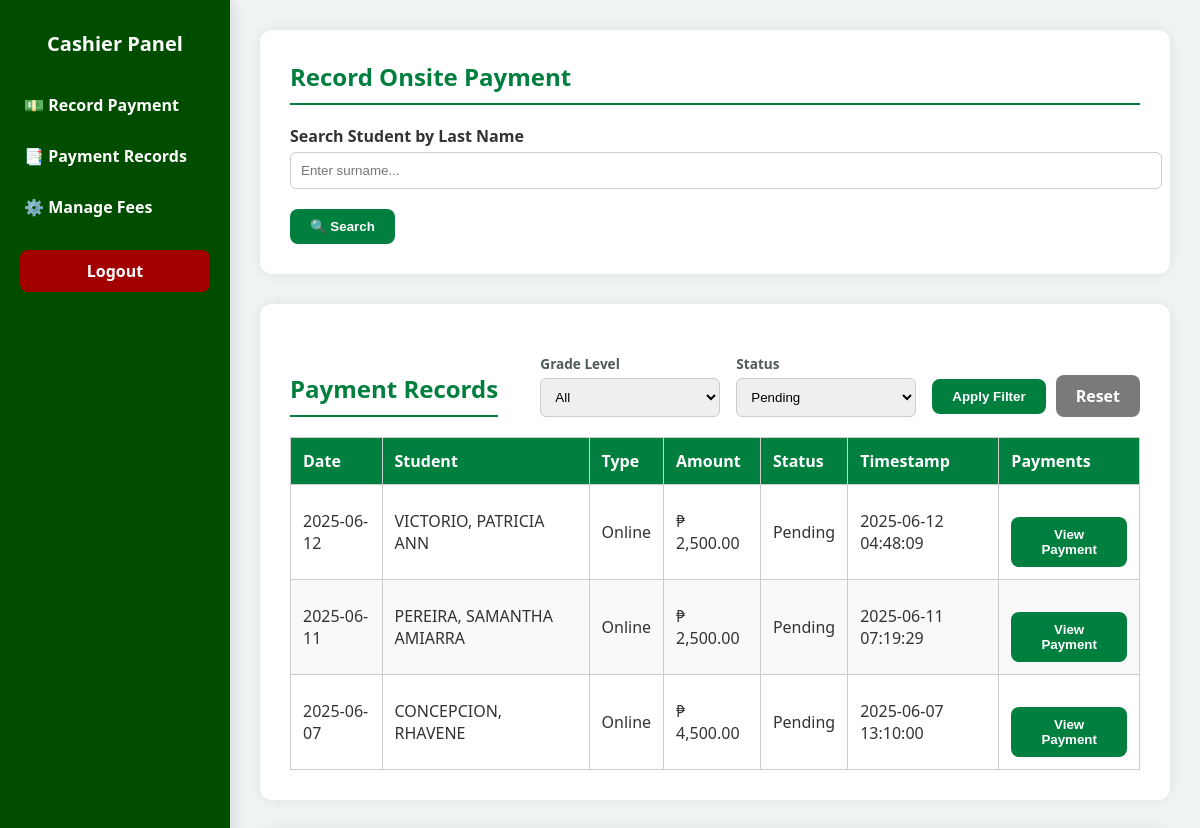
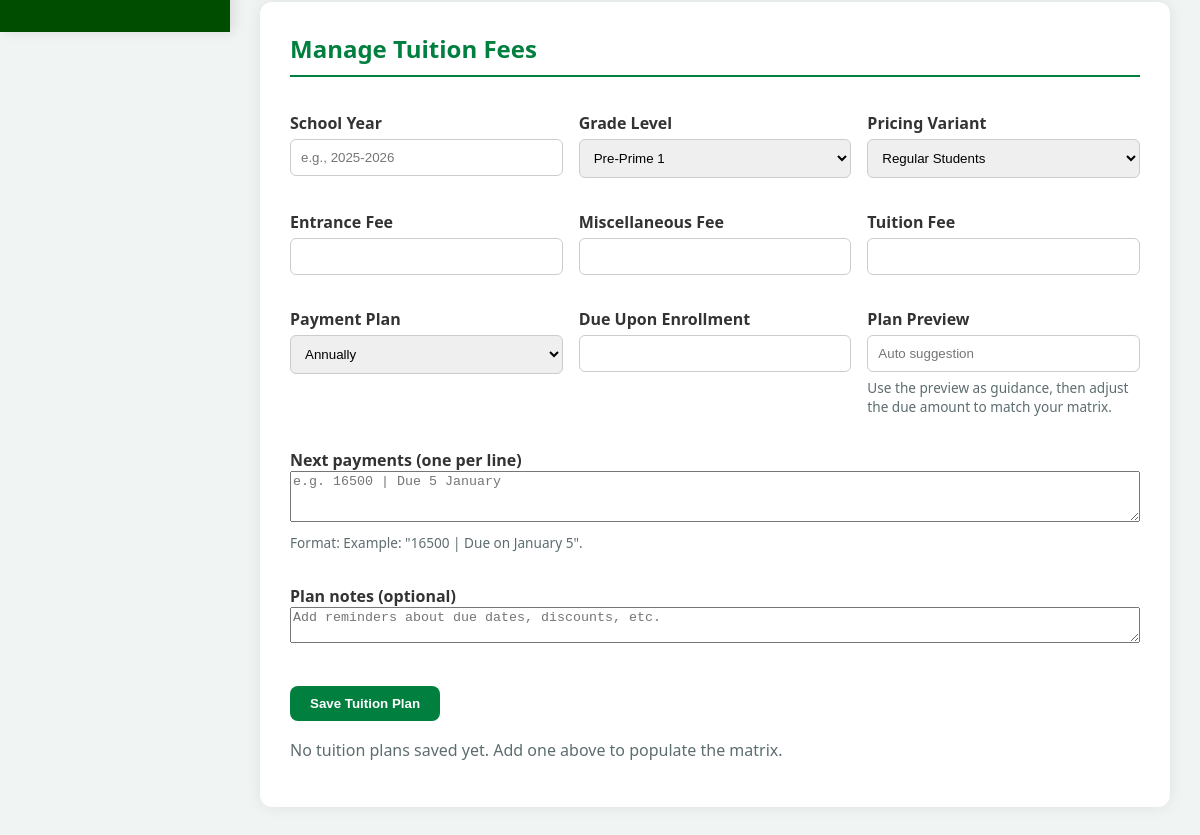
Page /Cashier/cashier_dashboard.php?filter_status=pending on the earlier database version (2 pictures, top to bottom).
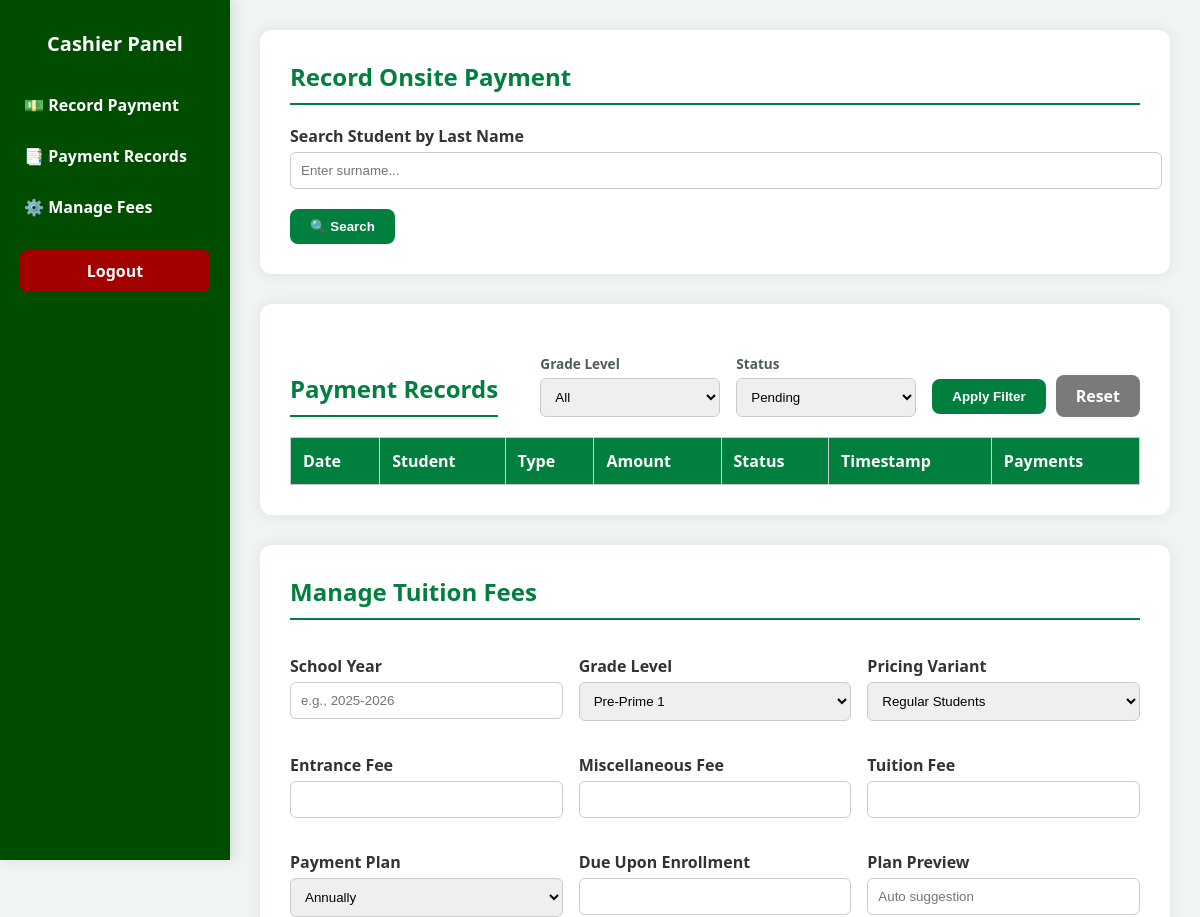
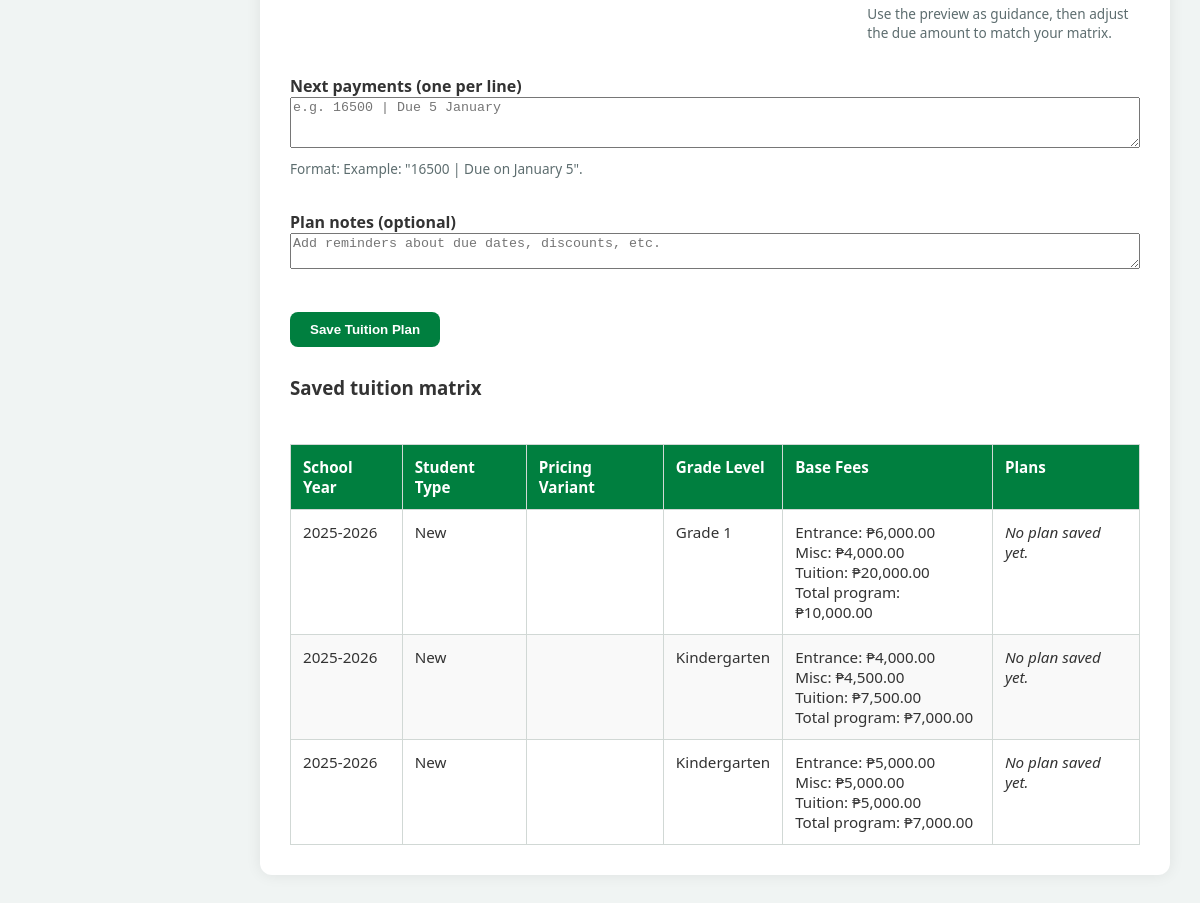
Same page on the later database version (2 pictures, top to bottom).
### tables this page shows
CREATE TABLE `student_payments` (
  `id` int(11) NOT NULL,
  `student_id` varchar(20) DEFAULT NULL,
  `firstname` varchar(100) DEFAULT NULL,
  `lastname` varchar(100) DEFAULT NULL,
  `payment_type` varchar(100) NOT NULL,
  `amount` decimal(10,2) NOT NULL,
  `payment_status` enum('pending','paid','declined') NOT NULL DEFAULT 'pending',
  `payment_date` date DEFAULT NULL,
  `created_at` timestamp NOT NULL DEFAULT CURRENT_TIMESTAMP,
  `reference_number` varchar(100) DEFAULT NULL,
  `or_number` varchar(100) DEFAULT NULL,
  `screenshot_path` varchar(255) DEFAULT NULL,
  `screenshot` varchar(255) DEFAULT NULL
);

CREATE TABLE `students_registration` (
  `id` int(11) NOT NULL,
  `student_number` varchar(50) DEFAULT NULL,
  `year` varchar(50) NOT NULL,
  `course` varchar(50) DEFAULT NULL,
  `lrn` varchar(50) NOT NULL,
  `lastname` varchar(100) NOT NULL,
  `firstname` varchar(100) NOT NULL,
  `middlename` varchar(100) NOT NULL,
  `specaddress` varchar(255) NOT NULL,
  `brgy` varchar(100) NOT NULL,
  `city` varchar(100) NOT NULL,
  `mother` varchar(100) NOT NULL,
  `father` varchar(100) NOT NULL,
  `gname` varchar(100) DEFAULT NULL,
  `sex` varchar(10) NOT NULL,
  `dob` date NOT NULL,
  `religion` varchar(50) NOT NULL,
  `emailaddress` varchar(100) NOT NULL,
  `contactno` varchar(20) NOT NULL,
  `schooltype` varchar(50) NOT NULL,
  `sname` varchar(255) DEFAULT NULL,
  `created_at` timestamp NOT NULL DEFAULT CURRENT_TIMESTAMP,
  `enrollment_status` enum('waiting','enrolled') DEFAULT 'waiting',
  `student_type` varchar(10) DEFAULT NULL,
  `academic_status` varchar(50) NOT NULL DEFAULT '',
  `portal_status` enum('pending','activated') DEFAULT 'pending',
  `section` varchar(100) DEFAULT NULL,
  `adviser` varchar(100) DEFAULT NULL
);

CREATE TABLE `tuition_fees` (
  `id` int(11) NOT NULL,
  `school_year` varchar(20) NOT NULL,
  `student_type` enum('new','old') NOT NULL,
  `grade_level` varchar(50) NOT NULL,
  `entrance_fee` decimal(10,2) DEFAULT NULL,
  `miscellaneous_fee` decimal(10,2) DEFAULT NULL,
  `tuition_fee` decimal(10,2) DEFAULT NULL,
  `monthly_payment` decimal(10,2) DEFAULT NULL,
  `total_upon_enrollment` decimal(10,2) DEFAULT NULL,
  `updated_at` timestamp NOT NULL DEFAULT CURRENT_TIMESTAMP ON UPDATE CURRENT_TIMESTAMP
);

### Cashier/cashier_dashboard_logic.php (called while the page is built, shortened)
<?php
function cashier_dashboard_table_exists(mysqli $conn, string $table): bool
{
    $stmt = $conn->prepare('SELECT 1 FROM information_schema.TABLES WHERE TABLE_SCHEMA = DATABASE() AND TABLE_NAME = ? LIMIT 1');
    $stmt->bind_param('s', $table);
    $stmt->execute();
    $stmt->store_result();
    $exists = $stmt->num_rows > 0;
    return $exists;
}
function cashier_dashboard_fetch_tuition_packages(mysqli $conn): array
{
    $packages = [];
    $result = $conn->query('SELECT * FROM tuition_fees ORDER BY school_year DESC, grade_level ASC');
    if ($result) {
        while ($row = $result->fetch_assoc()) {
            $row['plans'] = [];
            $packages[(int) $row['id']] = $row;
        }
    }
    if (!$packages) {
        return [];
    }
    $ids = implode(',', array_map('intval', array_keys($packages)));
    if (!cashier_dashboard_table_exists($conn, 'tuition_fee_plans')) {
        return array_values($packages);
    }
    return array_values($packages);
}
function cashier_dashboard_fetch_payments(mysqli $conn): mysqli_result
{
    $filter_sql = 'WHERE 1=1';
    if (!empty($_GET['filter_status'])) {
        $filter_status = $conn->real_escape_string((string) $_GET['filter_status']);
        $filter_sql .= " AND sp.payment_status = '$filter_status'";
    }
    $sql = "
        SELECT sp.*, sr.firstname, sr.lastname
        FROM student_payments sp
        JOIN students_registration sr ON sr.id = sp.student_id
        $filter_sql
        ORDER BY sp.created_at DESC
    ";
    return $conn->query($sql);
}

### Cashier/cashier_dashboard.php (the view, shortened to what the changed rows need)
<?php
include __DIR__ . '/../db_connection.php';
require_once __DIR__ . '/cashier_dashboard_logic.php';
$payments = cashier_dashboard_fetch_payments($conn);
$planOptions = cashier_dashboard_plan_labels();
$tuitionPackages = cashier_dashboard_fetch_tuition_packages($conn);
$pricingCategories = [
  'regular' => 'Regular Students',
  'fwc' => 'FWC Member',
  'esc' => 'ESC / Government Subsidy',
  'other' => 'Other / Custom',
];
$studentTypeLabels = [
  'all' => 'All Students',
  'new' => 'New',
  'old' => 'Old',
];
$gradeOptions = [
  'preprime1' => 'Pre-Prime 1',
  'preprime2' => 'Pre-Prime 2',
  'kindergarten' => 'Kindergarten',
  'grade1' => 'Grade 1',
  'grade2' => 'Grade 2',
  'grade3' => 'Grade 3',
  'grade4' => 'Grade 4',
  'grade5' => 'Grade 5',
  'grade6' => 'Grade 6',
  'grade7' => 'Grade 7',
  'grade8' => 'Grade 8',
  'grade9' => 'Grade 9',
  'grade10' => 'Grade 10',
  'grade11' => 'Grade 11',
  'grade12' => 'Grade 12',
];
?>
<!DOCTYPE html>
<html lang="en">
<head>
   <link rel="stylesheet" href="cashier_dashboard.css">
</head>
<body>
<div class="sidebar">
  <h1>Cashier Panel</h1>
</div>
<div class="main-content">
  <div class="section-card" id="record">
    <h2>Record Onsite Payment</h2>
  </div>
  <div class="section-card" id="records">
    <div class="records-header">
      <h2>Payment Records</h2>
    </div>
    <table id="paymentTable">
      <thead>
        <tr>
        <th>Date</th>
        <th>Student</th>
        <th>Type</th>
        <th>Amount</th>
        <th>Status</th>
        <th>Timestamp</th>
        <th>Payments</th>
      </tr>
    </thead>
    <tbody>
    <?php while ($row = $payments->fetch_assoc()): ?>
      <tr id="payment-row-<?php echo $row['id']; ?>">
        <td><?= date("Y-m-d", strtotime($row['created_at'])) ?></td>
        <td><?= $row['lastname'] ?>, <?= $row['firstname'] ?></td>
        <td><?= $row['payment_type'] ?></td>
        <td>₱ <?= number_format($row['amount'], 2) ?></td>
        <td class="payment-status" id="status-<?php echo $row['id']; ?>">
            <?php
              if (!empty($row['payment_status'])) {
                  if ($row['payment_status'] === 'declined') {
                      echo "<span style='color: red;'>Declined</span>";
                  } elseif ($row['payment_status'] === 'paid') {
                      echo "<span style='color: green;'>Paid</span>";
                  } else {
                      echo ucfirst(htmlspecialchars($row['payment_status']));
                  }
              } else {
                  echo "Pending";
              }
            ?>
        </td>
        <td><?= $row['created_at'] ?></td>
        <td>
        <?php
  $shotUrl = $row['screenshot_path'];
?>
          <button
            class="view-payment-btn"
            data-id="<?= $row['id'] ?>"
            data-student="<?= $row['lastname'] ?>, <?= $row['firstname'] ?>"
            data-type="<?= $row['payment_type'] ?>"
            data-amount="<?= $row['amount'] ?>"
            data-status="<?= ucfirst($row['payment_status']) ?>"
            data-reference="<?= $row['reference_number'] ?>"
            data-or="<?= $row['or_number'] ?>"
            data-screenshot="<?= $shotUrl ?>"
          >
            View Payment
          </button>
        </td>
      </tr>
    <?php endwhile; ?>
</tbody>
</table>
  </div>
  <div class="section-card" id="fees">
    <h2>Manage Tuition Fees</h2>
    <form method="POST" action="cashier_dashboard.php#fees" class="tuition-form">
      <div class="tuition-field-grid">
      </div>
      <div class="tuition-field-grid">
      </div>
      <div class="tuition-field-grid">
      </div>
      <div class="tuition-field-grid full">
      </div>
      <div class="tuition-field-grid full">
      </div>
      <button type="submit">Save Tuition Plan</button>
    </form>
    <?php if (!empty($tuitionPackages)): ?>
      <h3 class="tuition-table-title">Saved tuition matrix</h3>
      <div class="tuition-matrix-wrapper">
        <table class="tuition-matrix-table">
          <thead>
            <tr>
              <th>School Year</th>
              <th>Student Type</th>
              <th>Pricing Variant</th>
              <th>Grade Level</th>
              <th>Base Fees</th>
              <th>Plans</th>
            </tr>
          </thead>
          <tbody>
            <?php foreach ($tuitionPackages as $package): ?>
              <tr>
                <td><?= htmlspecialchars($package['school_year']) ?></td>
                <td><?= htmlspecialchars($studentTypeLabels[$package['student_type']] ?? ucfirst($package['student_type'])) ?></td>
                <td><?= htmlspecialchars($pricingCategories[$package['pricing_category']] ?? ucfirst($package['pricing_category'])) ?></td>
                <?php
                  $gradeLabel = $gradeOptions[$package['grade_level']] ?? ucwords(str_replace('_', ' ', $package['grade_level']));
                  $normalizedGrade = strtolower(str_replace([' ', '_'], '', $package['grade_level']));
                  if (in_array($normalizedGrade, ['kinder1', 'kinder2'], true)) {
                      $gradeLabel = 'Kindergarten';
                  }
                ?>
                <td><?= htmlspecialchars($gradeLabel) ?></td>
                <td>
                  <div>Entrance: ₱<?= number_format((float) $package['entrance_fee'], 2) ?></div>
                  <div>Misc: ₱<?= number_format((float) $package['miscellaneous_fee'], 2) ?></div>
                  <div>Tuition: ₱<?= number_format((float) $package['tuition_fee'], 2) ?></div>
                  <div>Total program: ₱<?= number_format((float) $package['total_upon_enrollment'], 2) ?></div>
                </td>
                <td>
                  <?php if (!empty($package['plans'])): ?>
                    <ul class="tuition-plan-list">
                      <?php foreach ($package['plans'] as $plan): ?>
                        <li>
                          <strong><?= htmlspecialchars($planOptions[$plan['plan_type']] ?? ucfirst($plan['plan_type'])) ?>:</strong>
                          ₱<?= number_format((float) $plan['due_upon_enrollment'], 2) ?> due upon enrollment
                          <?php if (!empty($plan['decoded_breakdown'])): ?>
                            <div class="tuition-plan-breakdown">
                              <?php foreach ($plan['decoded_breakdown'] as $entry): ?>
                                <span>Next: ₱<?= number_format((float) ($entry['amount'] ?? 0), 2) ?><?= !empty($entry['note']) ? ' • ' . htmlspecialchars($entry['note']) : '' ?></span>
                              <?php endforeach; ?>
                            </div>
                          <?php endif; ?>
                          <?php if (!empty($plan['notes'])): ?>
                            <div class="tuition-plan-note"><?= nl2br(htmlspecialchars($plan['notes'])) ?></div>
                          <?php endif; ?>
                        </li>
                      <?php endforeach; ?>
                    </ul>
                  <?php else: ?>
                    <em>No plan saved yet.</em>
                  <?php endif; ?>
                </td>
              </tr>
            <?php endforeach; ?>
          </tbody>
        </table>
      </div>
    <?php else: ?>
      <p class="tuition-empty">No tuition plans saved yet. Add one above to populate the matrix.</p>
    <?php endif; ?>
  </div>
</div>
</body>
</html>

Differences in the rows shown:
removed student_payments: created_at "2025-06-12", students_registration.lastname "VICTORIO", students_registration.firstname "PATRICIA ANN", payment_type "Online", amount "2,500.00", payment_status "Pending", created_at "2025-06-12 04:48:09"
removed student_payments: created_at "2025-06-11", students_registration.lastname "PEREIRA", students_registration.firstname "SAMANTHA AMIARRA", payment_type "Online", amount "2,500.00", payment_status "Pending", created_at "2025-06-11 07:19:29"
removed student_payments: created_at "2025-06-07", students_registration.lastname "CONCEPCION", students_registration.firstname "RHAVENE", payment_type "Online", amount "4,500.00", payment_status "Pending", created_at "2025-06-07 13:10:00"
added tuition_fees: school_year "2025-2026", student_type "New", grade_level "Grade 1", entrance_fee "6,000.00", miscellaneous_fee "4,000.00", tuition_fee "20,000.00", total_upon_enrollment "10,000.00"
added tuition_fees: school_year "2025-2026", student_type "New", grade_level "Kindergarten", entrance_fee "4,000.00", miscellaneous_fee "4,500.00", tuition_fee "7,500.00", total_upon_enrollment "7,000.00"
added tuition_fees: school_year "2025-2026", student_type "New", grade_level "Kindergarten", entrance_fee "5,000.00", miscellaneous_fee "5,000.00", tuition_fee "5,000.00", total_upon_enrollment "7,000.00"
Other differences:
text no longer shown: "No tuition plans saved yet. Add one above to populate the matrix."
text now shown: "Saved tuition matrix School Year Student Type Pricing Variant Grade Level Base Fees Plans"
